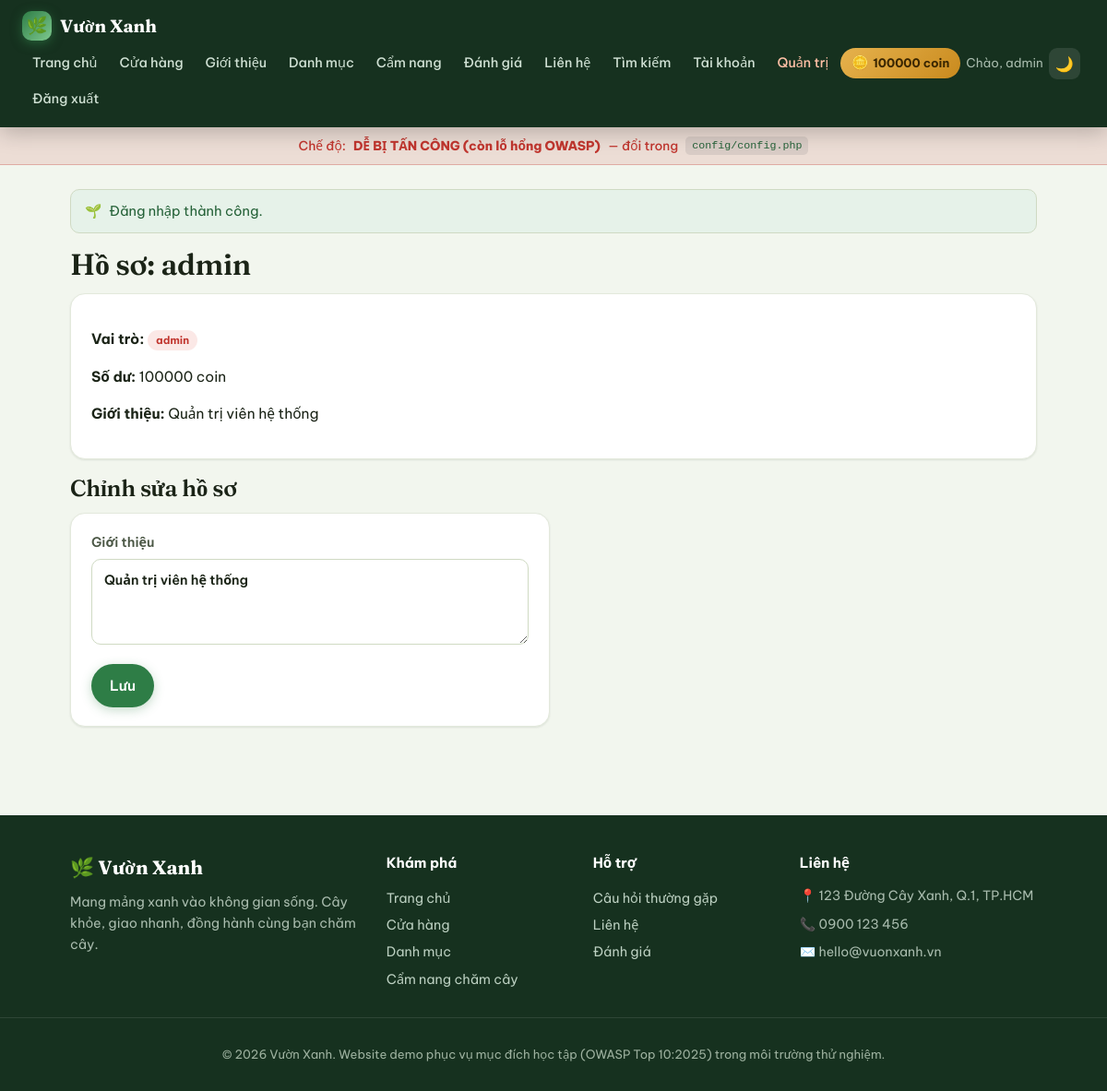
The app's page /profile.php (signed in) with its own data.
### tables this page shows
CREATE TABLE users (
    id            INT AUTO_INCREMENT PRIMARY KEY,
    username      VARCHAR(50)  NOT NULL UNIQUE,
     
     
     
    password_md5  VARCHAR(32)  DEFAULT NULL,
    password_hash VARCHAR(255) DEFAULT NULL,
    role          ENUM('user','admin') NOT NULL DEFAULT 'user',
    balance       INT NOT NULL DEFAULT 100,           
    bio           TEXT,
    created_at    TIMESTAMP DEFAULT CURRENT_TIMESTAMP
);

### includes/functions.php (called while the page is built, shortened)
<?php
function out($str) {
    return $str;
}
function current_user($conn) {
    $id = (int)$_SESSION['user_id'];
    $res = mysqli_query($conn, "SELECT * FROM users WHERE id = $id");
    return $res ? mysqli_fetch_assoc($res) : null;
}
function get_flashes() {
    $f = $_SESSION['flash'] ?? [];
    return $f;
}

### public/profile.php (the view, shortened to what this page needs)
<?php
require_once __DIR__ . '/../includes/functions.php';
$view_id = (int)($_GET['id'] ?? $_SESSION['user_id']);
$stmt = mysqli_prepare($conn, "SELECT * FROM users WHERE id = ?");
mysqli_stmt_bind_param($stmt, 'i', $view_id);
mysqli_stmt_execute($stmt);
$u = mysqli_fetch_assoc(mysqli_stmt_get_result($stmt));
include __DIR__ . '/../includes/header.php';
$is_self = ((int)$_SESSION['user_id'] === (int)$u['id']);
$can_edit = SECURE ? $is_self : true;
$role_class = $u['role'] === 'admin' ? 'badge-admin' : 'badge-user';
?>
<h1>Hồ sơ: <?= out($u['username']) ?></h1>
<div class="card">
    <p><strong>Vai trò:</strong> <span class="badge <?= $role_class ?>"><?= out($u['role']) ?></span></p>
    <p><strong>Số dư:</strong> <?= (int)$u['balance'] ?> coin</p>
    <p><strong>Giới thiệu:</strong> <?= nl2br(out($u['bio'])) ?></p>
</div>
<?php if ($can_edit): ?>
    <h2>Chỉnh sửa hồ sơ</h2>
    <form method="post" class="card form">
        <label>Giới thiệu <textarea name="bio" rows="3"><?= out($u['bio']) ?></textarea></label>
        <button type="submit">Lưu</button>
    </form>
<?php endif; ?>
<?php include __DIR__ . '/../includes/footer.php'; ?>

### includes/header.php (shortened to what this page needs)
<?php
require_once __DIR__ . '/functions.php';
$me = current_user($conn);
?><!DOCTYPE html>
<html lang="vi">
<head>
    <link rel="stylesheet" href="assets/css/style.css">
</head>
<body>
<header class="topbar">
    <a class="brand" href="index.php">Vườn Xanh</a>
    <nav>
        <a href="index.php">Trang chủ</a>
        <a href="shop.php">Cửa hàng</a>
        <a href="gioi-thieu.php">Giới thiệu</a>
        <a href="index.php#categories">Danh mục</a>
        <a href="index.php#blog">Cẩm nang</a>
        <a href="index.php#reviews">Đánh giá</a>
        <a href="index.php#contact">Liên hệ</a>
        <a href="search.php">Tìm kiếm</a>
        <?php if ($me): ?>
            <a href="profile.php?id=<?= (int)$me['id'] ?>">Tài khoản</a>
            <?php if ($me['role'] === 'admin'): ?>
                <a href="admin.php" class="admin-link">Quản trị</a>
            <?php endif; ?>
            <span class="coins"><?= (int)$me['balance'] ?> coin</span>
            <span class="hi">Chào, <?= out($me['username']) ?></span>
            <button id="theme-toggle" class="theme-btn" type="button" aria-label="Đổi giao diện sáng/tối" title="Sáng / Tối">🌙</button>
            <a href="logout.php">Đăng xuất</a>
        <?php else: ?>
            <a href="login.php">Đăng nhập</a>
            <a class="btn btn-nav" href="shop.php">Mua cây ngay</a>
            <button id="theme-toggle" class="theme-btn" type="button" aria-label="Đổi giao diện sáng/tối" title="Sáng / Tối">🌙</button>
        <?php endif; ?>
    </nav>
</header>
<div class="mode-banner <?= SECURE ? 'secure' : 'vuln' ?>">
    Chế độ: <strong><?= SECURE ? 'AN TOÀN (đã vá lỗ hổng)' : 'DỄ BỊ TẤN CÔNG (còn lỗ hổng OWASP)' ?></strong>
    &mdash; đổi trong <code>config/config.php</code>
</div>
<main class="container">
<?php foreach (get_flashes() as $f): ?>
    <div class="flash"><?= out($f) ?></div>
<?php endforeach; ?>

### public/assets/css/style.css (style rules this page uses)
:root { --bg:#f2f6ee; --bg-2:#ffffff; --card:#ffffff; --ink:#1b2417; --ink-soft:#4b5745; --muted:#7c8974; --line:#e3e9dc; --line-2:#cfdac3; --brand:#2e7d46; --brand-d:#246137; --brand-soft:#e6f2e9; --accent:#c1683a; --accent-soft:#f6e7dd; --gold:#b26a1e; --gold-soft:#f7edda; --ok:#2e7d46; --ok-soft:#e6f2e9; --danger:#c1362f; --danger-soft:#fbe8e6; --shadow-sm:0 1px 2px rgba(20,40,20,.05), 0 1px 3px rgba(20,40,20,.05); --shadow-md:0 8px 24px rgba(30,70,40,.12); --shadow-lg:0 18px 46px rgba(30,70,40,.18); --nav:#16311f; --fig-bg:#f1f6ec; --r:16px; --r-sm:10px; --r-lg:22px; }
* { box-sizing:border-box }
html { scroll-behavior:smooth }
body { margin:0;font-family:"Be Vietnam Pro",system-ui,"Segoe UI",Roboto,Arial,sans-serif; background:var(--bg);color:var(--ink);line-height:1.6;-webkit-font-smoothing:antialiased;font-size:15.5px }
a { color:var(--brand);text-decoration:none;transition:color .15s }
h1,h2,h3 { line-height:1.22;letter-spacing:-.01em }
h1,h2 { font-family:"Fraunces",Georgia,serif;font-weight:600 }
h1 { font-size:2rem;margin:0 0 .4em }
h2 { font-size:1.55rem;margin:0 0 .5em }
.topbar { position:sticky;top:0;z-index:50;display:flex;align-items:center;gap:6px;flex-wrap:wrap; background:var(--nav);color:#fff;padding:12px 24px;box-shadow:0 6px 22px rgba(0,0,0,.22) }
.topbar .brand { display:flex;align-items:center;gap:9px;font-family:"Fraunces",serif; font-weight:700;font-size:1.2rem;color:#fff }
.topbar .brand::before { content:"🌿";font-size:1.15rem; background:linear-gradient(135deg,#2e7d46,#7ec98f);width:32px;height:32px;display:grid; place-items:center;border-radius:10px;box-shadow:0 3px 12px rgba(46,125,70,.6) }
.topbar nav { display:flex;align-items:center;gap:2px;margin-left:auto;flex-wrap:wrap }
.topbar nav a { color:#cfe0d3;padding:7px 11px;border-radius:999px;font-size:.9rem;font-weight:500 }
.topbar .admin-link { color:#ffc0a6 }
.topbar .coins { display:inline-flex;align-items:center;gap:5px; background:linear-gradient(135deg,#e6b24d,#c98a1e);color:#3a2600;padding:5px 12px; border-radius:999px;font-size:.82rem;font-weight:700 }
.topbar .coins::before { content:"🪙";font-size:.9rem }
.topbar .hi { color:#a9bcae;font-size:.84rem;padding:0 4px }
.theme-btn { background:rgba(255,255,255,.1);color:#fff;border:0;width:34px;height:34px;padding:0; border-radius:9px;font-size:1rem;line-height:1;cursor:pointer;box-shadow:none;display:grid;place-items:center;transition:background .15s }
.mode-banner { padding:9px 24px;font-size:.86rem;text-align:center;font-weight:500; display:flex;align-items:center;justify-content:center;gap:8px;flex-wrap:wrap }
.mode-banner code { background:rgba(128,128,128,.18) }
.mode-banner.vuln { background:color-mix(in srgb,var(--danger) 13%,transparent);color:var(--danger); border-bottom:1px solid color-mix(in srgb,var(--danger) 30%,transparent) }
.mode-banner strong { font-weight:800 }
.container { max-width:1080px;margin:0 auto;padding:26px 16px 20px }
button,.btn { display:inline-flex;align-items:center;justify-content:center;gap:6px;background:var(--brand); color:#fff;border:0;padding:11px 20px;border-radius:999px;font:inherit;font-weight:600;cursor:pointer; transition:background .15s,transform .1s,box-shadow .15s;box-shadow:0 3px 12px rgba(46,125,70,.28) }
.card { background:var(--card);border:1px solid var(--line);border-radius:var(--r);padding:20px 22px; margin-bottom:16px;box-shadow:var(--shadow-sm) }
.form { max-width:520px }
.form label { display:block;margin-bottom:14px;font-weight:600;font-size:.9rem;color:var(--ink-soft) }
.form input,.form textarea,.form select { width:100%;padding:11px 13px;margin-top:6px;border:1.5px solid var(--line-2); border-radius:var(--r-sm);font:inherit;color:var(--ink);background:var(--bg-2);transition:border-color .15s,box-shadow .15s }
.form textarea { resize:vertical;min-height:90px }
.flash { background:var(--brand-soft);border:1px solid var(--line-2);color:var(--brand-d);padding:11px 15px; border-radius:var(--r-sm);margin-bottom:14px;font-size:.92rem;display:flex;align-items:center;gap:8px }
.flash::before { content:"🌱" }
.badge { display:inline-block;font-size:.72rem;font-weight:700;padding:2px 9px;border-radius:999px }
.badge-admin { background:var(--danger-soft);color:var(--danger) }
code { background:var(--brand-soft);color:var(--brand-d);padding:1px 7px;border-radius:5px;font-size:.85em;font-family:ui-monospace,monospace }
body { overflow-x:clip }

### records on screen
users: balance "100000", username "admin", role "admin", bio "Quản trị viên hệ thống"

### other values on screen
out($f) "Đăng nhập thành công."
